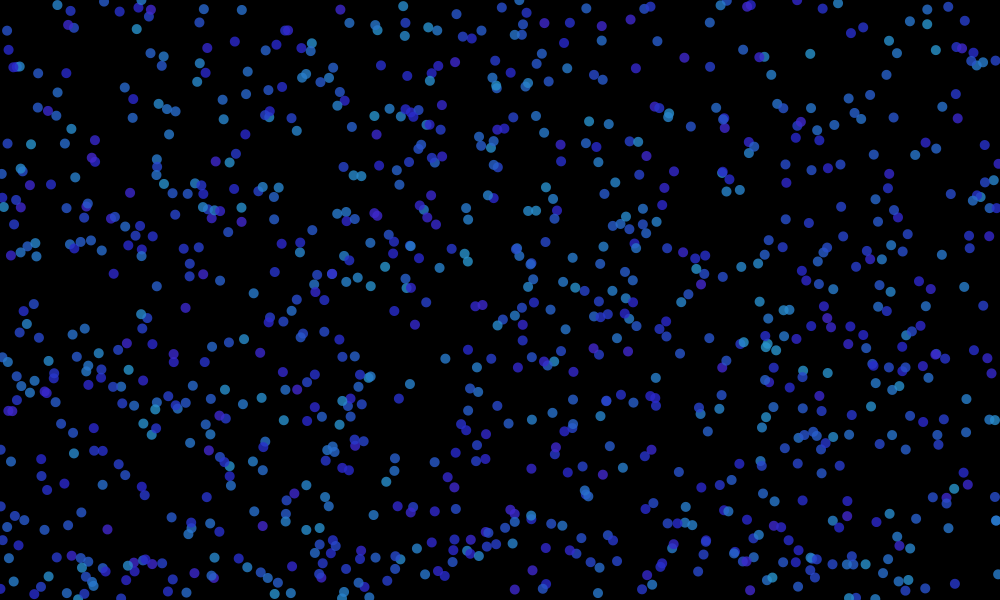
Frame 1 (no input)
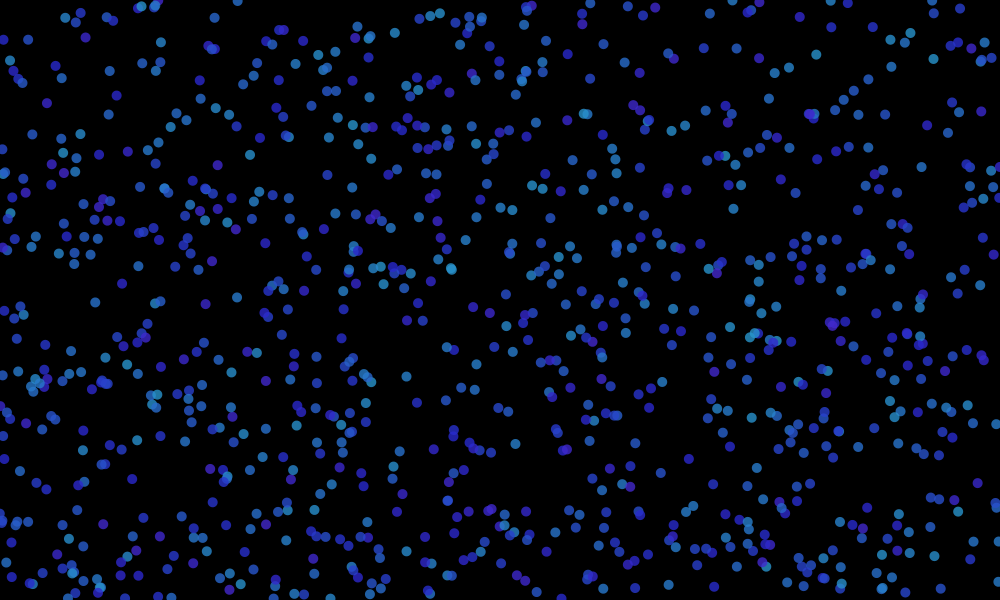
Frame 60 (the mouse pressed at the canvas centre just before this capture)
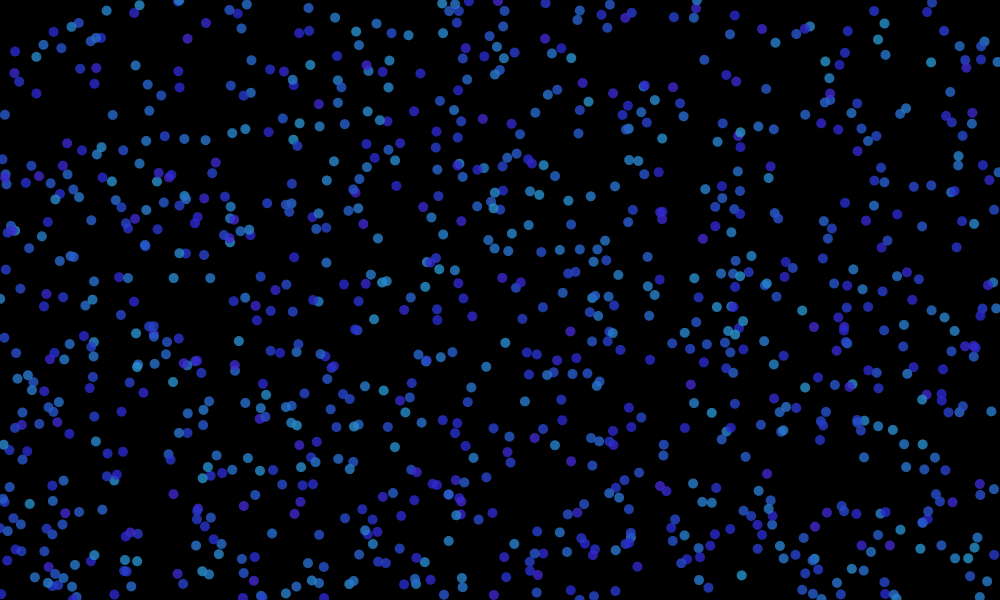
Frame 120 (the mouse held since frame 60 and released just before this capture)

The Processing sketch that drew these frames (run headless with seeded random() and noise(); from frame 60 on, the mouse is pressed at the canvas centre):

// Processing sketch: Particles
// ── Particles.pde
int numParticles = 1000;
Particle[] particles = new Particle[numParticles];

void setup() {
  size(1000, 600);
  colorMode(HSB, 360, 100, 100, 100);
  for (int i = 0; i < numParticles; i++) {
    float x = random(width);
    float y = random(height);
    float r = 10;
    float hue = random(200, 250);
    particles[i] = new Particle(x, y, r, hue);
  }
}

void draw() {
  background(0, 0, 0, 20);
  for (int i = 0; i < numParticles; i++) {
    particles[i].update();
    particles[i].display();
  }
}

class Particle {
  float x, y, r, hue;
  float speedX, speedY;
  float accelerationX, accelerationY;
  
  Particle(float x, float y, float r, float hue) {
    this.x = x;
    this.y = y;
    this.r = r;
    this.hue = hue;
    this.speedX = random(-0.1, 0.1);
    this.speedY = random(-0.1, 0.1);
  }
  
  void update() {
    speedX += random(-0.08, 0.08);
    speedY += random(-0.08, 0.08);
    x += speedX;
    y += speedY;
    if (x < 0 || x > width) {
      speedX *= -1;
      accelerationX *= -0.5;
    }
    if (y < 0 || y > height) {
      speedY *= -1;
      accelerationY *= -0.5;
    }
  }
  
  void display() {
    fill(hue, 80, 80, 80);
    noStroke();
    ellipse(x, y, r, r);
  }
}
